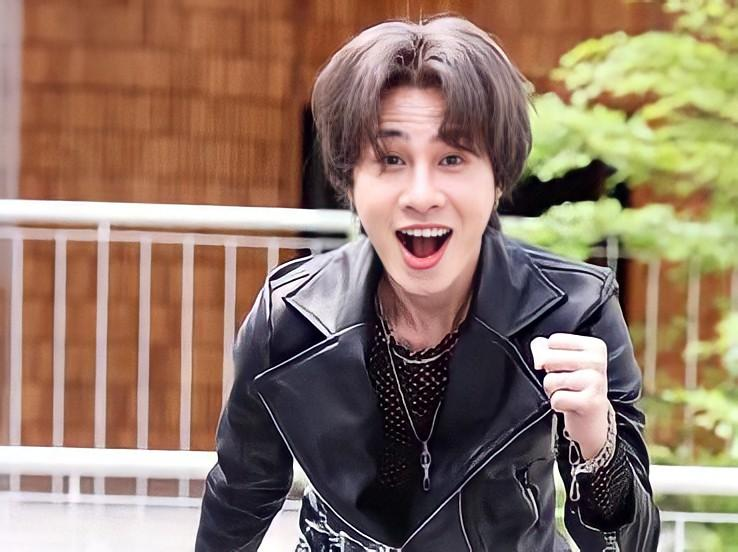
#> input picture jack.png, 738 x 552 px, found by its file name
$ jupyter execute 'Lap 7.ipynb'
#> lines starting #> are read from the running program, lines starting #| are printed output that depends on the picture
### CHƯƠNG 7: KHÔNG GIAN VECTOR VÀ ÁNH XẠ TUYẾN TÍNH (PHẦN 1)

##### 1. Giới thiệu một số ứng dụng của tích vector (dot product)

[cell 1]
# Tính tích vô hướng giữa từng hàng của ma trận và một vector
import numpy as np

# Khai báo ma trận A và vector V
signals = np.array([[1, 2], [3, 4], [10, 0]])
sample = np.array([3, -1])

# Tính tích vô hướng từng hàng với vector mẫu
result = np.inner(signals, sample)
result

#### 1.1.Ứng dụng 1 – Nguyên lý tìm nốt nhạc trong chuỗi âm thanh (Audio search)

[cell 2]
import numpy as np

# Dữ liệu đầu vào
A = np.array([0, 0, -1, 2, 3, -1, 0, 1, -1, -1])
search_vector = np.array([0, 1, -1])

# Kích thước
len_A = len(A)
len_search = len(search_vector)

# Tạo ma trận B từ vector A theo sliding window
B = np.array([A[i:i+len_search] for i in range(len_A - len_search + 1)])

# Tính tích vô hướng giữa từng hàng của B với search_vector
C = np.inner(B, search_vector)

# Tìm các vị trí khớp với search_vector
matches = []
target = np.inner(search_vector, search_vector)

for i in range(len(C)):
    if C[i] == target:
        matches.append((i, B[i]))

(len_A, len_search), B, C, matches

#### 1.2.Ứng dụng 2 – Tạo ảnh mẫu và làm mờ ảnh

[cell 3]
from PIL import Image, ImageDraw

# Mở ảnh gốc
input_image = Image.open('D:\Đại sô tuyến tính\lap7\jack.png')
#> input_image is the input picture: PIL image 738x552 RGBA; mean R, G, B, A 144.2, 119.6, 102.6, 255
input_pixels = input_image.load()  # đọc điểm ảnh (pixel)

# Bộ lọc làm mờ 3x3 (box blur)
box_kernel = [[1/9, 1/9, 1/9],
              [1/9, 1/9, 1/9],
              [1/9, 1/9, 1/9]]

kernel = box_kernel
offset = len(kernel) // 2  # = 1 (vì kernel 3x3)

# Tạo ảnh mới có cùng kích thước với ảnh gốc
output_image = Image.new("RGB", input_image.size)
#> output_image: PIL image 738x552 RGB; every value is 0
draw = ImageDraw.Draw(output_image)

# Áp dụng làm mờ
for x in range(offset, input_image.width - offset):
    for y in range(offset, input_image.height - offset):
        acc = [0, 0, 0]  # để cộng dồn giá trị R, G, B
        for a in range(len(kernel)):
            for b in range(len(kernel)):
                xn = x + a - offset
                yn = y + b - offset
                pixel = input_pixels[xn, yn]
                acc[0] += pixel[0] * kernel[a][b]
                acc[1] += pixel[1] * kernel[a][b]
                acc[2] += pixel[2] * kernel[a][b]
        # Ghi điểm ảnh mờ vào ảnh đầu ra
        draw.point((x, y), (int(acc[0]), int(acc[1]), int(acc[2])))

# Lưu ảnh kết quả
output_image.save('D:\Đại sô tuyến tính\lap7\jack_lammo.png')
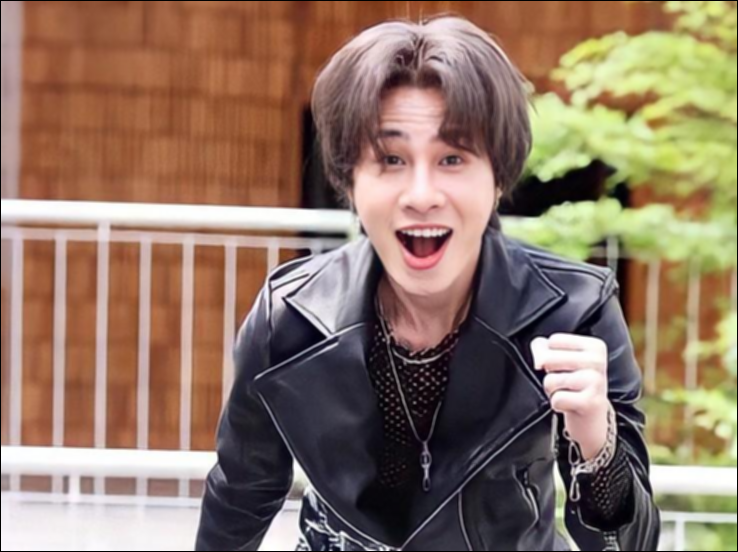
#> saved as jack_lammo.png: PIL image 738x552 RGB; mean R, G, B 142.7, 118.2, 101.4
print("Ảnh đã được làm mờ và lưu tại: D:\Đại sô tuyến tính\lap7\jack_lammo.png")

[cell 4]
from PIL import Image, ImageDraw

def apply_box_blur(image, kernel):
    input_pixels = image.load()
    offset = len(kernel) // 2
    output_image = Image.new("RGB", image.size)
    draw = ImageDraw.Draw(output_image)

    for x in range(offset, image.width - offset):
        for y in range(offset, image.height - offset):
            acc = [0, 0, 0]
            for a in range(len(kernel)):
                for b in range(len(kernel)):
                    xn = x + a - offset
                    yn = y + b - offset
                    pixel = input_pixels[xn, yn]
                    acc[0] += pixel[0] * kernel[a][b]
                    acc[1] += pixel[1] * kernel[a][b]
                    acc[2] += pixel[2] * kernel[a][b]
            draw.point((x, y), (int(acc[0]), int(acc[1]), int(acc[2])))

    return output_image

# Mở ảnh gốc
input_image = Image.open(r'D:\Đại sô tuyến tính\lap7\jack.png').convert("RGB")
#> input_image: PIL image 738x552 RGB

# Kernel box blur 3x3
box_kernel = [[1/9, 1/9, 1/9],
              [1/9, 1/9, 1/9],
              [1/9, 1/9, 1/9]]

# Làm mờ nhiều lần
blurred_image = input_image
for i in range(3):  # Lặp 3 lần để mờ hơn, có thể tăng lên 5–7 lần nếu muốn
    blurred_image = apply_box_blur(blurred_image, box_kernel)
#> this loop made 3 passes
#> pass 3, `blurred_image = apply_box_blur(blurred_image, box_kernel)`:
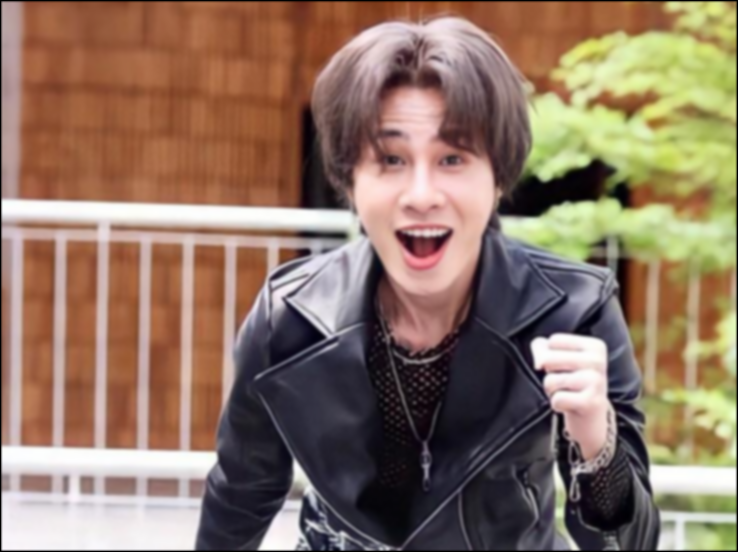
#> blurred_image: PIL image 738x552 RGB; mean R, G, B 141.2, 116.7, 100

# Lưu ảnh kết quả
blurred_image.save(r'D:\Đại sô tuyến tính\lap7\jack_lammo.png')
print("Ảnh đã được làm mờ nhiều lần và lưu tại: jack_lammo.png")
